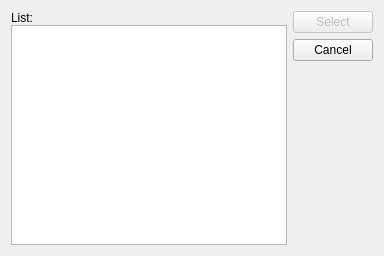
<ui version="4.0" >
 <comment> * OpenRPT report writer and rendering engine
 * Copyright (C) 2001-2012 by OpenMFG, LLC
 *
 * This library is free software; you can redistribute it and/or
 * modify it under the terms of the GNU Lesser General Public
 * License as published by the Free Software Foundation; either
 * version 2.1 of the License, or (at your option) any later version.
 *
 * This library is distributed in the hope that it will be useful,
 * but WITHOUT ANY WARRANTY; without even the implied warranty of
 * MERCHANTABILITY or FITNESS FOR A PARTICULAR PURPOSE. See the GNU
 * Lesser General Public License for more details.
 *
 * You should have received a copy of the GNU Lesser General Public
 * License along with this library; if not, write to the Free Software
 * Foundation, Inc., 59 Temple Place, Suite 330, Boston, MA 02111-1307 USA
 * Please contact info@openmfg.com with any questions on this license.</comment>
 <class>ParamListEdit</class>
 <widget class="QDialog" name="ParamListEdit" >
  <property name="geometry" >
   <rect>
    <x>0</x>
    <y>0</y>
    <width>384</width>
    <height>256</height>
   </rect>
  </property>
  <property name="windowTitle" >
   <string>List</string>
  </property>
  <layout class="QHBoxLayout" name="horizontalLayout" >
   <item>
    <layout class="QVBoxLayout" name="verticalLayout" >
     <property name="spacing" >
      <number>0</number>
     </property>
     <item>
      <widget class="QLabel" name="textLabel1" >
       <property name="text" >
        <string>List:</string>
       </property>
       <property name="buddy" >
        <cstring>_list</cstring>
       </property>
      </widget>
     </item>
     <item>
      <widget class="QListWidget" name="_list" />
     </item>
    </layout>
   </item>
   <item>
    <layout class="QVBoxLayout" >
     <property name="margin" >
      <number>0</number>
     </property>
     <item>
      <widget class="QPushButton" name="_select" >
       <property name="enabled" >
        <bool>false</bool>
       </property>
       <property name="text" >
        <string>Select</string>
       </property>
      </widget>
     </item>
     <item>
      <widget class="QPushButton" name="_cancel" >
       <property name="text" >
        <string>Cancel</string>
       </property>
      </widget>
     </item>
     <item>
      <spacer name="spacer1" >
       <property name="orientation" >
        <enum>Qt::Vertical</enum>
       </property>
       <property name="sizeType" >
        <enum>QSizePolicy::Expanding</enum>
       </property>
       <property name="sizeHint" stdset="0" >
        <size>
         <width>20</width>
         <height>21</height>
        </size>
       </property>
      </spacer>
     </item>
    </layout>
   </item>
  </layout>
 </widget>
 <layoutdefault spacing="6" margin="11" />
 <tabstops>
  <tabstop>_list</tabstop>
  <tabstop>_select</tabstop>
  <tabstop>_cancel</tabstop>
 </tabstops>
 <resources/>
 <connections>
  <connection>
   <sender>_cancel</sender>
   <signal>clicked()</signal>
   <receiver>ParamListEdit</receiver>
   <slot>reject()</slot>
   <hints>
    <hint type="sourcelabel" >
     <x>319</x>
     <y>67</y>
    </hint>
    <hint type="destinationlabel" >
     <x>20</x>
     <y>20</y>
    </hint>
   </hints>
  </connection>
  <connection>
   <sender>_select</sender>
   <signal>clicked()</signal>
   <receiver>ParamListEdit</receiver>
   <slot>accept()</slot>
   <hints>
    <hint type="sourcelabel" >
     <x>319</x>
     <y>30</y>
    </hint>
    <hint type="destinationlabel" >
     <x>20</x>
     <y>20</y>
    </hint>
   </hints>
  </connection>
 </connections>
</ui>
